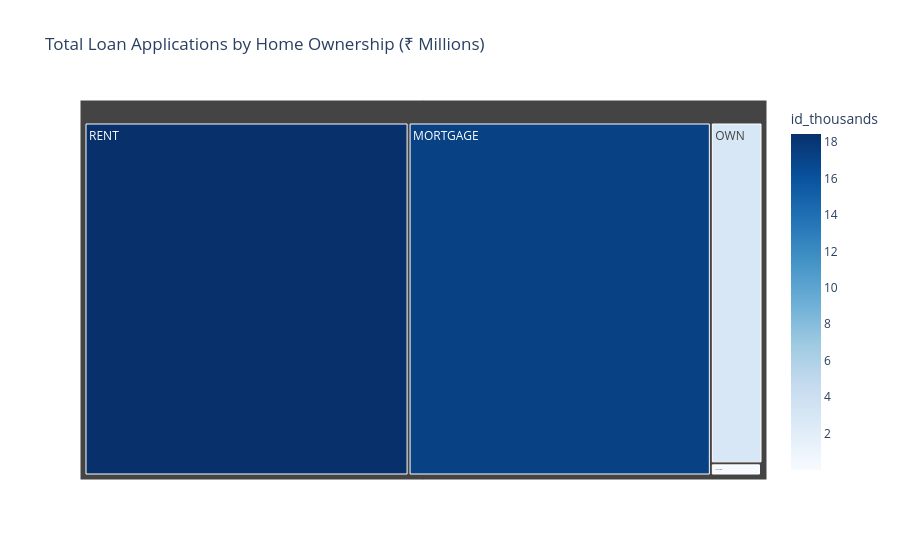

Notebook code for this chart:
### Markdown cell above
### Home Ownership by Total Loan Applications

### Code cell
home_total_loan= a.groupby('home_ownership')['id'].count().reset_index()
home_total_loan['id_thousands'] = home_total_loan['id'] / 1000
fig = px.treemap(
    home_total_loan,
    path=['home_ownership'],
    values='id_thousands',
    color='id_thousands',
    color_continuous_scale='Blues',
    title='Total Loan Applications by Home Ownership (₹ Millions)'
)
fig.show()

### Figure 1 — Plotly figure (JSON) as saved in the notebook; plotly's stock layout.template omitted (floating-point values rounded to 4 significant figures)
{"data": [{"branchvalues": "total", "customdata": [[17.2], [0.003], [0.098], [2.838], [18.44]], "domain": {"x": [0, 1], "y": [0, 1]}, "hovertemplate": "labels=%{label}<br>id_thousands_sum=%{value}<br>parent=%{parent}<br>id=%{id}<br>id_thousands=%{color}<extra></extra>", "ids": ["MORTGAGE", "NONE", "OTHER", "OWN", "RENT"], "labels": ["MORTGAGE", "NONE", "OTHER", "OWN", "RENT"], "marker": {"coloraxis": "coloraxis", "colors": [17.2, 0.003, 0.098, 2.838, 18.44]}, "name": "", "parents": ["", "", "", "", ""], "type": "treemap", "values": [17.2, 0.003, 0.098, 2.838, 18.44]}], "layout": {"coloraxis": {"autocolorscale": false, "colorbar": {"title": {"text": "id_thousands"}}, "colorscale": [[0, "rgb(247,251,255)"], [0.125, "rgb(222,235,247)"], [0.25, "rgb(198,219,239)"], [0.375, "rgb(158,202,225)"], [0.5, "rgb(107,174,214)"], [0.625, "rgb(66,146,198)"], [0.75, "rgb(33,113,181)"], [0.875, "rgb(8,81,156)"], [1, "rgb(8,48,107)"]]}, "legend": {"tracegroupgap": 0}, "title": {"text": "Total Loan Applications by Home Ownership (₹ Millions)"}}}
